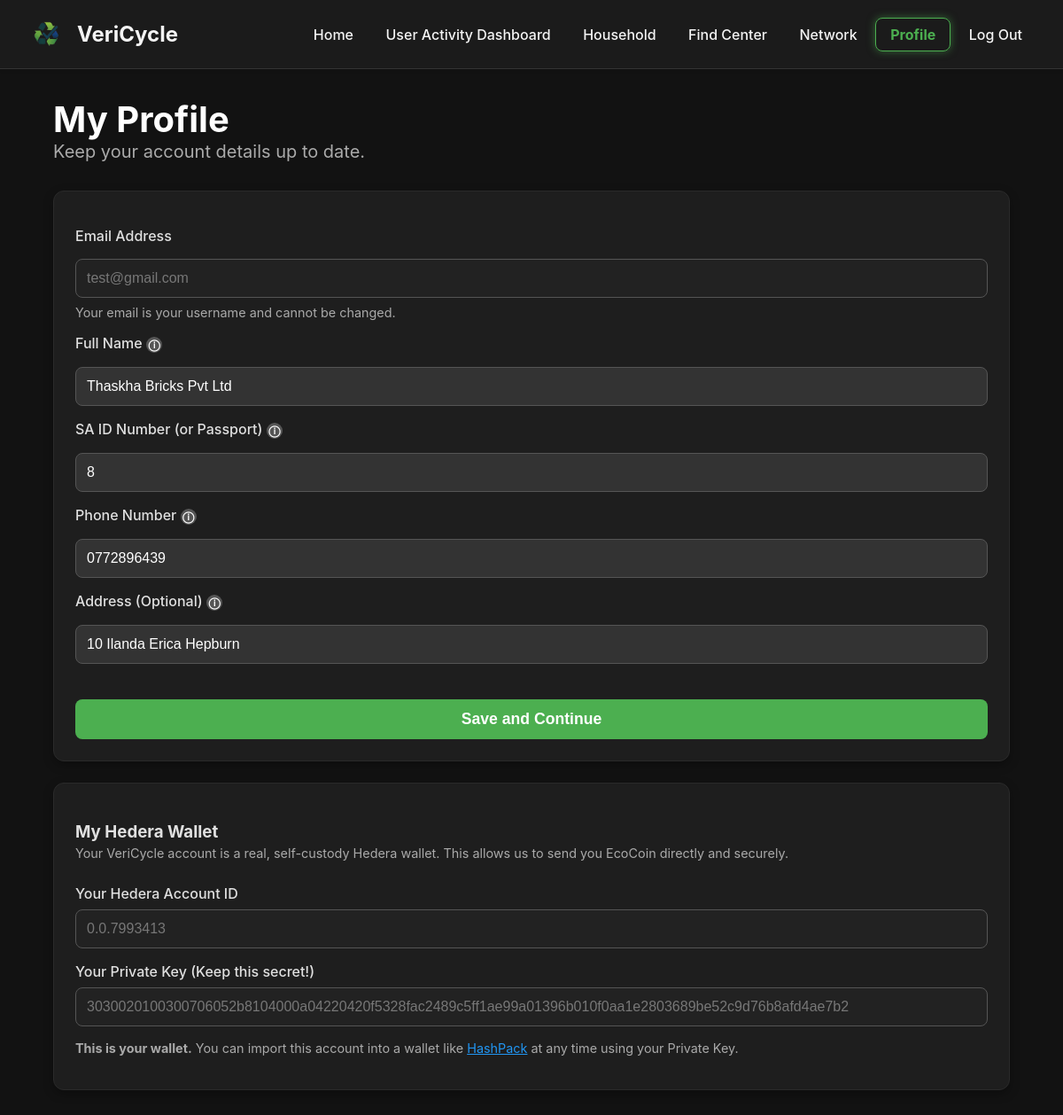
The app's page /profile (signed in) with its own data.
### models.py (models this page shows)
class User(db.Model, UserMixin):
    id = db.Column(db.Integer, primary_key=True)
    email = db.Column(db.String(120), unique=True, nullable=False)
    password_hash = db.Column(db.String(60), nullable=False)
    hedera_account_id = db.Column(db.String(100), nullable=True)
    hedera_private_key = db.Column(db.String(255), nullable=True)
    full_name = db.Column(db.String(100), nullable=True)
    phone_number = db.Column(db.String(20), nullable=True)
    address = db.Column(db.String(200), nullable=True)
    id_number = db.Column(db.String(30), nullable=True)
    role = db.Column(db.String(20), nullable=False, default='collector')

### app.py (the view, shortened to what this page needs)
@app.route('/profile', methods=['GET', 'POST'])
@login_required
def profile():
    return render_template('profile.html', active_page='profile')

### app.py (called while the page is built)
@login_manager.user_loader
def load_user(user_id):
    try:
        return db.session.get(User, int(user_id))
    except OperationalError:
        return None

### templates/profile.html (shortened to what this page needs)
<!DOCTYPE html>
<html lang="en">
<head>
    <link rel="stylesheet" href="{{ url_for('static', filename='style.css') }}">
</head>
<body class="dark-theme">
    {% include '_navbar.html' %}
    <main class="container app-dashboard" style="overflow:visible;">
        <div class="dashboard-header">
            <h2>My Profile</h2>
            <p>Keep your account details up to date.</p>
        </div>
        <div class="card">
            <form action="{{ url_for('profile') }}" method="POST" class="verify-form">
                <div class="form-group">
                    <label for="email">Email Address</label>
                    <input type="email" id="email" name="email" value="{{ current_user.email }}" disabled>
                    <small class="form-note">Your email is your username and cannot be changed.</small>
                </div>
                <div class="form-group">
                    <label for="full_name">
                        Full Name
                        <span class="tooltip" data-tooltip="This must match the name on your ID for verification.">ⓘ</span>
                    </label>
                    <input type="text" id="full_name" name="full_name" value="{{ current_user.full_name or '' }}" placeholder="As it appears on your ID" required>
                </div>
                <div class="form-group">
                    <label for="id_number">
                        SA ID Number (or Passport)
                        <span class="tooltip" data-tooltip="Required for identity verification and to generate official income reports.">ⓘ</span>
                    </label>
                    <input type="text" id="id_number" name="id_number" value="{{ current_user.id_number or '' }}" placeholder="Your 13-digit ID Number" required>
                </div>
                <div class="form-group">
                    <label for="phone_number">
                        Phone Number
                        <span class="tooltip" data-tooltip="Required to contact you about your account or rewards.">ⓘ</span>
                    </label>
                    <input type="text" id="phone_number" name="phone_number" value="{{ current_user.phone_number or '' }}" placeholder="e.g., 081 123 4567" required>
                </div>
                <div class="form-group">
                    <label for="address">
                        Address (Optional)
                        <span class="tooltip" data-tooltip="Providing an address helps us identify recycling needs in your neighborhood.">ⓘ</span>
                    </label>
                    <input type="text" id="address" name="address" value="{{ current_user.address or '' }}" placeholder="e.g., 123 Main St, Roodepoort">
                </div>
            <button type="submit" class="btn-primary-large btn-form">Save and Continue</button>
        </form>
    </div>
    <div class="card">
        <h3>My Hedera Wallet</h3>
        <p class="form-note" style="margin-top: -1rem; margin-bottom: 1.5rem; line-height: 1.5;">
            Your VeriCycle account is a real, self-custody Hedera wallet. This allows us to send you EcoCoin directly and securely.
        </p>
        <div class="form-group">
            <label>Your Hedera Account ID</label>
            <input type="text" value="{{ current_user.hedera_account_id or 'N/A (Center Account)' }}" readonly disabled>
        </div>
        <div class="form-group">
            <label>Your Private Key (Keep this secret!)</label>
            <input type="text" value="{{ current_user.hedera_private_key or 'N/A (Center Account)' }}" readonly disabled>
        </div>
        <p class="form-note">
            <strong>This is your wallet.</strong> You can import this account into a wallet like <a href="https://www.hashpack.app/" target="_blank" style="color: #2196F3;">HashPack</a> at any time using your Private Key.
        </p>
    </div>
    </main>
</body>
</html>

### records on screen
User: email "test@gmail.com", full_name "Thaskha Bricks Pvt Ltd", id_number "8", phone_number "0772896439", address "10 Ilanda Erica Hepburn", hedera_account "0.0.7993413", hedera_private_key "3030020100300706052b8104000a04220420f5328fac2489c5ff1ae99a01396b010f0aa1e2803689be52c9d76b8afd4ae7b2"
